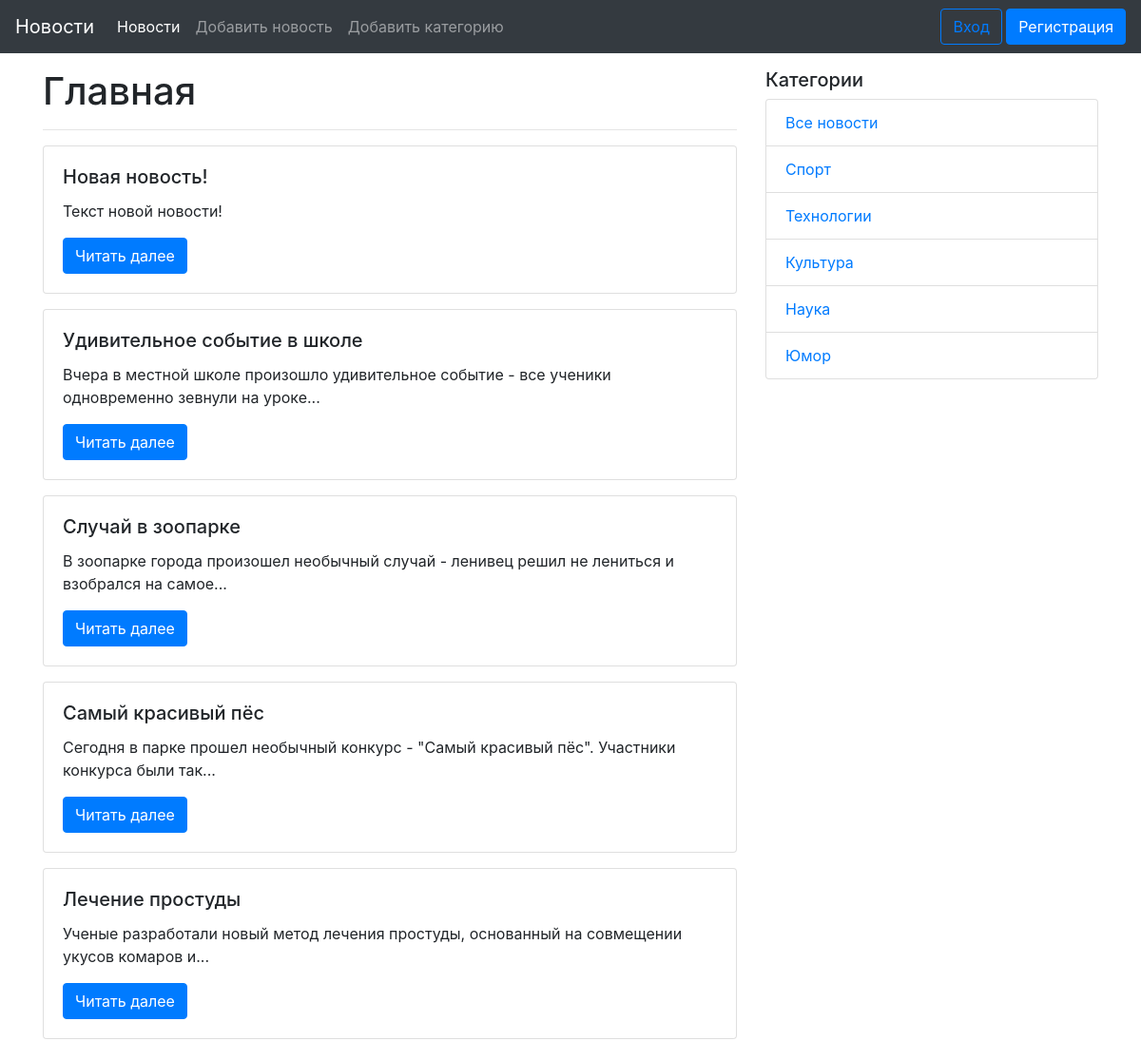
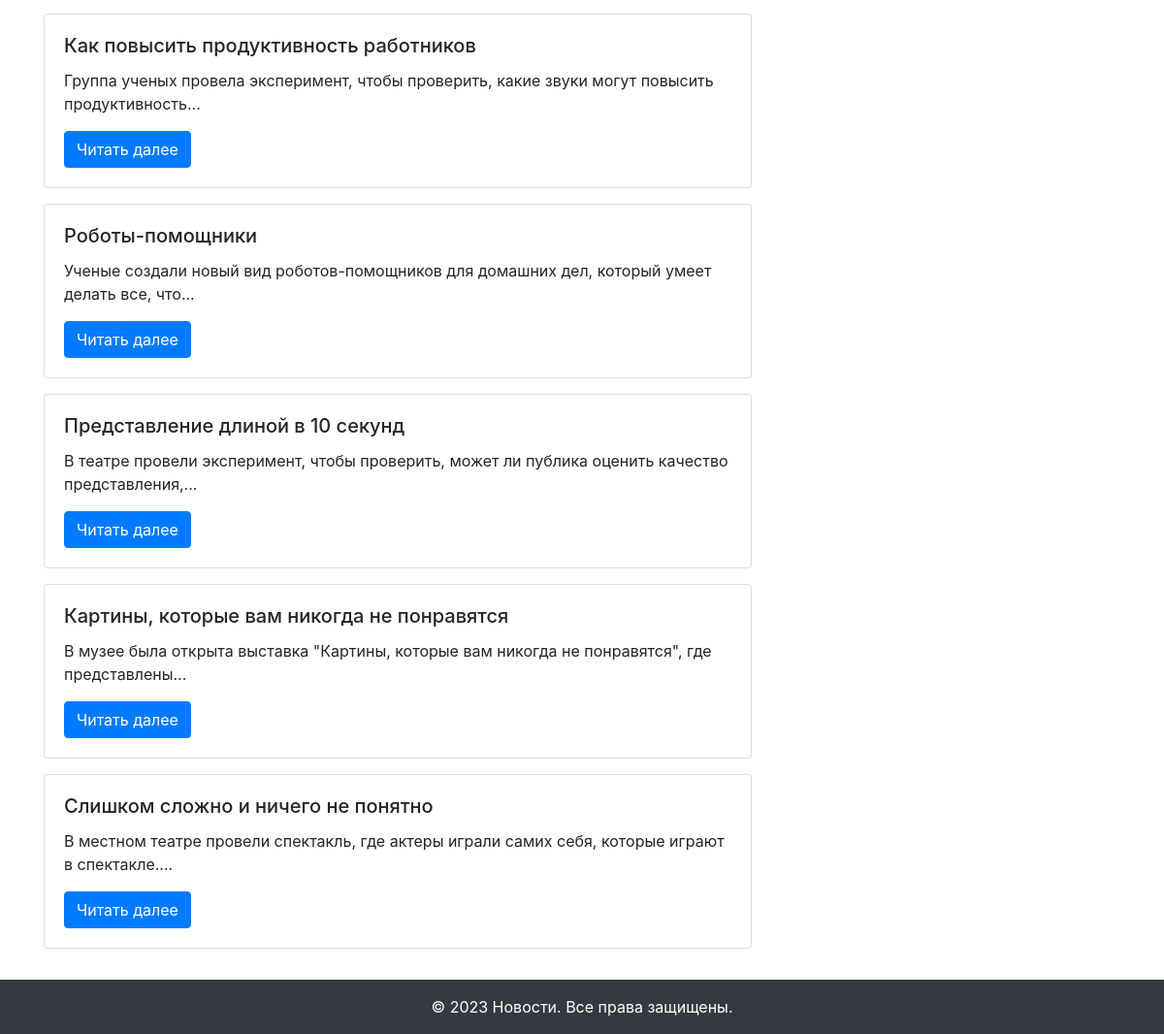
The page / on the database its author committed (2 pictures, top to bottom).
### app/models.py (models this page shows, shortened)
class News(db.Model):
    id = db.Column(db.Integer, primary_key=True)
    title = db.Column(db.String(255), unique=True, nullable=False)
    text = db.Column(db.Text, nullable=False)
    created_date = db.Column(db.DateTime, default=datetime.utcnow)
    category_id = db.Column(db.Integer, db.ForeignKey('category.id'), nullable=True)
    category = db.relationship('Category', back_populates='news')
    user_id = db.Column(db.Integer, db.ForeignKey('user.id'))
    user = db.relationship('User', back_populates='news')

class Category(db.Model):
    id = db.Column(db.Integer, primary_key=True)
    title = db.Column(db.String(255), nullable=False)
    news = db.relationship('News', back_populates='category')

### app/views.py (the view)
@app.route('/')
def index():
    news_list = News.query.order_by(News.created_date).all()
    categories = Category.query.all()
    return render_template('index.html',
                           news=news_list[::-1],
                           categories=categories)

### app/templates/index.html (shortened to what this page needs)
{% extends "base.html" %}
{% block content %}
  <h1>Главная</h1>
  <hr>
  {% for one_news in news %}
  <div class="card mb-3">
    <div class="card-body">
      <h5 class="card-title">{{ one_news.title }}</h5>
      <p class="card-text">{{ one_news.text|truncate(100) }}</p>
      <a href="{{ url_for('news_detail', id=one_news.id) }}" class="btn btn-primary">Читать далее</a>
    </div>
  </div>
  {% else %}
    <p class="card-text">Новостей пока нет!</p>
  {% endfor %}
{% endblock content %}

### app/templates/base.html (shortened to what this page needs)
<!DOCTYPE html>
<html lang="ru">
<head>
  <link rel="stylesheet" href="{{ url_for('static', filename='css/bootstrap.min.css') }}">
</head>
<body>
  <div id="wrapper">
    {% include "navigation.html" %}
    <div class="container my-3">
      <div class="row">
        <div class="col-md-8">
          {% block content %}{% endblock content %}
        </div>
        {% include "side_navigation.html" %}
      </div>
    </div>
    {% include "footer.html" %}
  </div>
</body>
</html>

### app/templates/navigation.html (shortened to what this page needs)
<nav class="navbar navbar-expand-md navbar-dark bg-dark">
  <a class="navbar-brand" href="{{ url_for('index') }}">Новости</a>
  <div class="collapse navbar-collapse" id="navbarNav">
    <div class="mr-auto">
      <ul class="navbar-nav">
        <li class="nav-item active">
          <a class="nav-link" href="{{ url_for('index') }}">Новости</a>
        </li>
        <li class="nav-item">
          <a class="nav-link" href="{{ url_for('add_news') }}">Добавить новость</a>
        </li>
        <li class="nav-item">
          <a class="nav-link" href="{{ url_for('add_category') }}">Добавить категорию</a>
        </li>
      </ul>
    </div>
    <div>
      {% if not current_user.is_authenticated %}
        <a class="btn btn-outline-primary" href="{{ url_for('login') }}">Вход</a>
        <a class="btn btn-primary" href="{{ url_for('registration') }}">Регистрация</a>
      {% else %}
        <span class="navbar-text">Пользователь: {{ current_user.name }}</span>
        <a class="btn btn-primary" href="{{ url_for('logout') }}">Выход</a>
      {% endif %}
    </div>
  </div>
</nav>

### app/templates/side_navigation.html
<div class="col-md-4">
  <h5>Категории</h5>
  <ul class="list-group">
    <li class="list-group-item"><a href="{{ url_for('index') }}">Все новости</a></li>
    {% for category in categories %}
      <li class="list-group-item"><a href="{{ url_for('news_in_category', id=category.id) }}">{{ category.title }}</a></li>
    {% endfor %}
  </ul>
</div>

### app/templates/footer.html
<footer id="footer" class="bg-dark text-white text-center py-3">
  &copy; 2023 Новости. Все права защищены.
</footer>

### rows shown on the page
News: title "Новая новость!", text "Текст новой новости!"
News: title "Удивительное событие в школе", text "Вчера в местной школе произошло удивительное событие - все ученики одновременно зевнули на уроке..."
News: title "Случай в зоопарке", text "В зоопарке города произошел необычный случай - ленивец решил не лениться и взобрался на самое..."
News: title "Самый красивый пёс", text "Сегодня в парке прошел необычный конкурс - \"Самый красивый пёс\". Участники конкурса были так..."
News: title "Лечение простуды", text "Ученые разработали новый метод лечения простуды, основанный на совмещении укусов комаров и..."
News: title "Как повысить продуктивность работников", text "Группа ученых провела эксперимент, чтобы проверить, какие звуки могут повысить продуктивность..."
News: title "Роботы-помощники", text "Ученые создали новый вид роботов-помощников для домашних дел, который умеет делать все, что..."
News: title "Представление длиной в 10 секунд", text "В театре провели эксперимент, чтобы проверить, может ли публика оценить качество представления,..."
News: title "Картины, которые вам никогда не понравятся", text "В музее была открыта выставка \"Картины, которые вам никогда не понравятся\", где представлены..."
News: title "Слишком сложно и ничего не понятно", text "В местном театре провели спектакль, где актеры играли самих себя, которые играют в спектакле...."
Category: title "Спорт"
Category: title "Технологии"
Category: title "Культура"
Category: title "Наука"
Category: title "Юмор"
